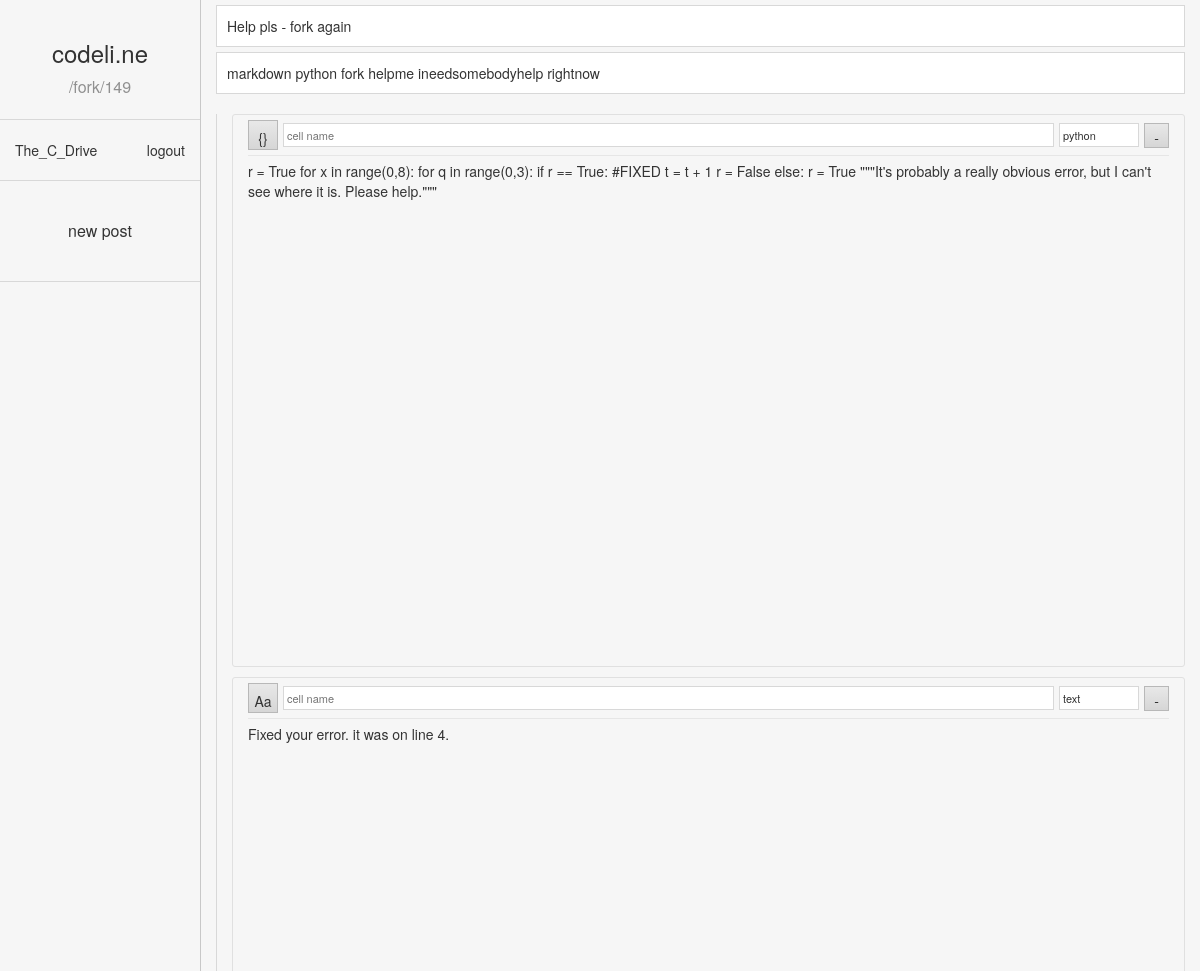
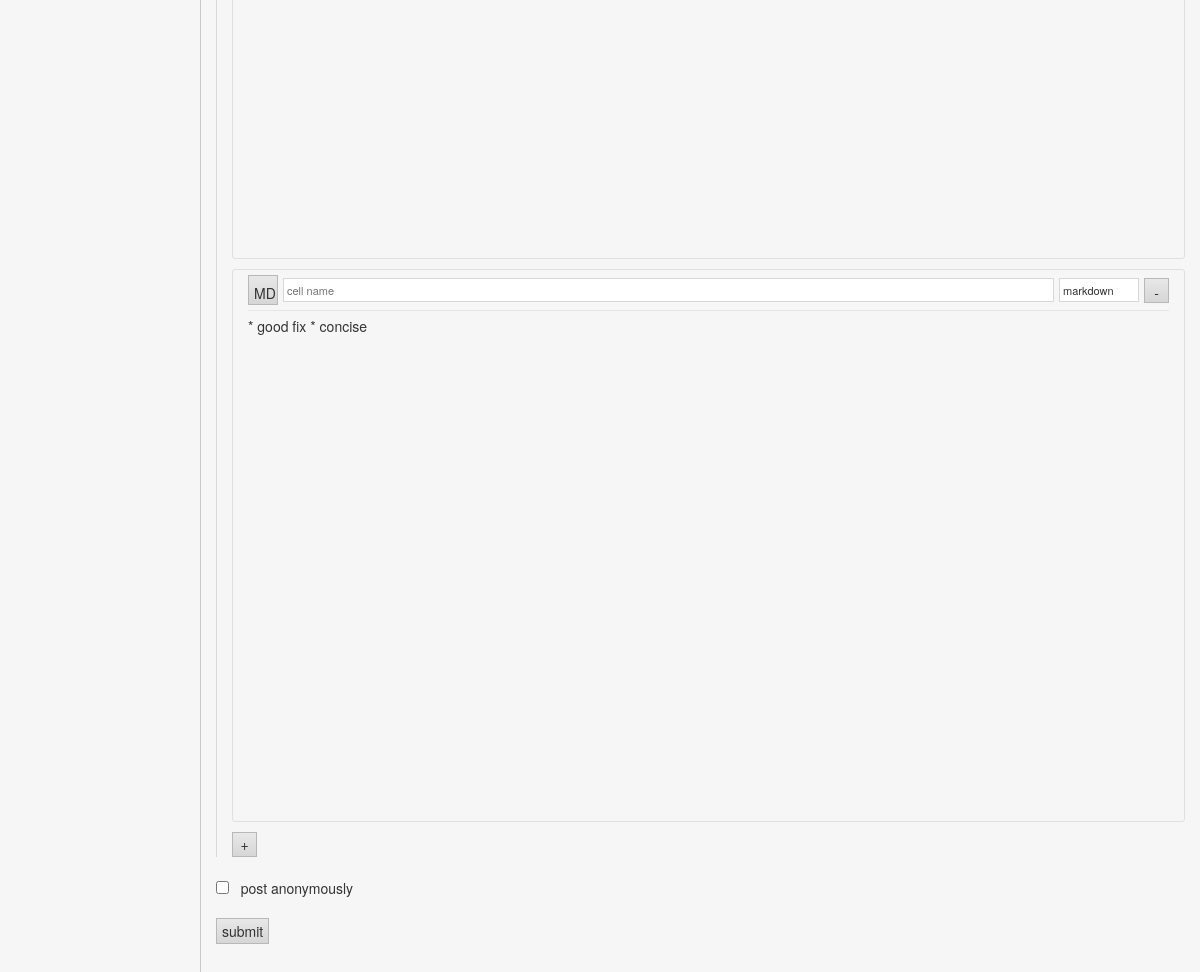
/fork/149 (signed in), run on the app's committed database (2 pictures, top to bottom).
### timeline/models.py (models this page shows, shortened)
class Post(models.Model):
    title = models.CharField(max_length=140)
    body = models.TextField()
    date = models.DateTimeField()
    last_updated = models.DateTimeField()
    edited = models.BooleanField(default=False)
    author = models.ForeignKey(User, default=1, on_delete=models.SET_NULL, null=True)
    parent = models.ForeignKey('Post', null=True, on_delete=models.SET_NULL)
    tags = models.ManyToManyField('Tag')
    private = models.BooleanField(default=False)

class Tag(models.Model):
    name = models.CharField(max_length = 140)
    lang = models.BooleanField(default = 0)
    def __str__(self):
        return self.name

### timeline/views.py (the view, shortened to what this page needs)
# urls.py: url(r'^fork/(?P<pk>\d+)/?$', views.ForkPostView.as_view(), name='fork'),
class ForkPostView(NewPostView, SingleObjectMixin):
    template_name = 'timeline/fork.html'
    model = Post
    def get_context_data(self, **kwargs):
        context = super(NewPostView, self).get_context_data(**kwargs)
        post = self.object
        if post.body:
            body_dict = json.loads(post.body)
            try:
                cells = [c for c in body_dict['cells']]
            except KeyError:
                cells = []
        else:
            cells = []
        tags = post.tags.all().order_by('-lang', 'name')
        send_post = {'id': post.id, 'title': post.title, 'author': post.author,
        'date': post.date, 'last_updated': post.last_updated, 'edited': post.edited,
        'private': post.private, 'author_logged_in': self.request.user == post.author,
        'parent': post.parent, 'tags': tags, 'body': enumerate(cells)}
        context['post'] = send_post
        context['subtitle'] = '/fork/'+str(context['post']['id'])
        context['title'] = 'fork post | codeli.ne'
        return context
    def get(self, request, *args, **kwargs):
        self.object = self.get_object()
        response = super().get(request, *args, **kwargs)
        return response

### timeline/templates/timeline/fork.html (shortened to what this page needs)
{% extends "timeline/header.html" %}
{% block head %}
  {% load staticfiles %}
{% endblock %}
{% block lefttitle %}
  {% include 'timeline/includes/lefttitle.html' %}
{% endblock %}
{% block login %}
  {% include 'timeline/includes/login.html' %}
{% endblock %}
{% block sidebarlinks %}
  {% include 'timeline/includes/sidebarlinks.html' %}
{% endblock %}
{% block content %}
  <input type="text" class="newfield title" id="titlefield" placeholder="post title" value="{{post.title}}">
  <input type="text" class="newfield tags" id="tagfield" placeholder="tag1 tag2 ..."
  value="{% for tag in post.tags %}{{tag}} {% endfor %}">
  <br><br>
  <div class="container-fluid cellfield_container">
    <div id="cellinputs">
      {% for i, cell in post.body %}
      <div class="container-fluid cellfield" >
        <div class="cellinputmeta">
          <table><tr>
            <td><div class="newbutton cellinputtype">
              {% if cell.type == 2 %}{}{% endif %}
              {% if cell.type == 0 %}Aa{% endif %}
              {% if cell.type == 1 %}MD{% endif %}
            </div></td>
            <td style="width: 100%; padding-left:5px">
              <input type=text class="newfield cellinputname" placeholder="cell name" value="{{cell.name}}">
            </td>
            <td>
              <input type=text class="newfield cellinputlang" placeholder="language"
              value="{%if cell.lang %}{{cell.lang}}{% endif %}">
            </td>
            <td>
              <div class="newbutton removecell">-</div>
            </td>
          </tr></table>
        </div>
        <div class="cic_container">
          <div class="ace" id="ace_editor{{i}}">{{cell.content}}</div>
        </div>
      </div>
      {% endfor %}
    </div>
    <div class="newbutton" id="addcell">+</div>
  </div>
  <br>
  {% if user.is_authenticated %}
    <input id="anonymousbox" type="checkbox">
  {% else %}
    <input id="anonymousbox" type="checkbox" disabled checked>
  {% endif %}
  &nbsp post anonymously
  <br><br>
  <div class="newbutton" id="submit">submit</div>
  <br>
  <br><br><br>
{% endblock %}

### timeline/templates/timeline/includes/login.html
<div class="row">
    <div class="container-fluid">
        {% if not user.is_authenticated %}
        <a class="loginlink" href="/login">login</a>
        <a class="loginlink" href="/register" style="float:right">register</a>
        {% else %}
        <a class="loginlink" href="/user/{{user.get_username}}">
            {{user.get_username}}
        </a>
        <a class="loginlink" href="/logout" style="float:right">logout</a>
        {% endif %}
    </div>
</div>

### timeline/static/timeline/styles.css (style rules this page uses)
a { color: #137aa7 }
td { padding: 3px 8px; }
.newfield.title, .newfield.tags { padding: 10px; margin-top: 5px; border: 1px solid #d8d8d8; width:100%; }
.container-fluid.cellfield_container { border-left: 1px solid #d8d8d8; padding-right: 0; }
.container-fluid.cellfield { border:1px solid #e0e0e0; border-radius:3px; margin-bottom:10px; }
.cellinputmeta { border-bottom:1px solid #e6e6e6; }
.cellinputmeta table { font-size: inherit; }
.cellinputmeta td { padding: 5px 0px; }
.newfield.cellinputname { width: 100%; font-size: 11px; padding: 3px; border: 1px solid #d8d8d8; }
.newfield.cellinputlang { width: 80px; padding: 3px; font-size: 11px; margin-left: 5px; border: 1px solid #d8d8d8; }
.newbutton.cellinputtype { width: 30px; height: 30px; padding: 7px 5px; }
.newbutton.removecell { margin-left: 5px; width: 25px; height: 25px; padding-top: 3px; }
.newbutton { background: linear-gradient(#e8e8e8, #d6d6d6); border: 1px solid #b8b8b8; text-align: center; width: auto; display: inline-block; padding: 2px 5px; }
.ace { position: relative; height: 500px; width: 100%; margin: 5px 0; }
#addcell { width: 25px; height: 25px; padding-top: 1px; }
.loginlink { color: #333333; }

### timeline/templates/timeline/header.html (style rules this page uses)
html, body { height:100% }

### data on the page
Post: title "Help pls - fork again"
Tag: name.name "markdown python fork helpme ineedsomebodyhelp rightnow"

### other printed values
{{ subtitle }} "/fork/149"
{{ user.get_username }} "The_C_Drive"
{{ cell.content }} "r = True for x in range(0,8): for q in range(0,3): if r == True: #FIXED t = t + 1 r = False else: r = True \"\"\"It's probably a really obvious error, but I can't see where it is. Please help.\"\"\"" "Fixed your error. it was on line 4." "* good fix * concise"
